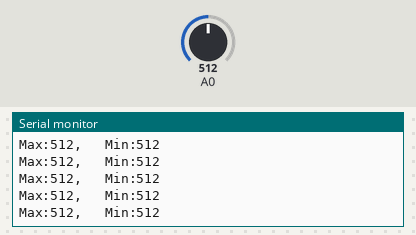
Bench run of a sketch on a simulated Arduino Uno, built with avr-gcc and run on an emulated ATmega328P. On the bench: the last lines printed to the serial monitor. The test bench sets the inputs (shaded band); at power-on: A0 = 512.

Above: at 1.2 s.
1.3 s: A0 set to 108
At 2.3 s:
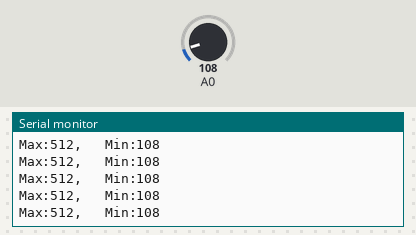
4.3 s: A0 set to 95
At 10.34 s:
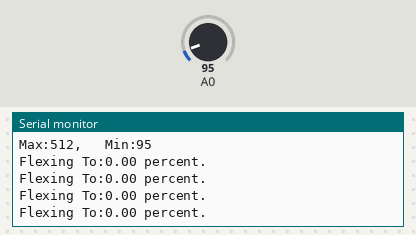
Timing chart, 0 to 11.8 s (numbered marks = the images above; inputs shaded):
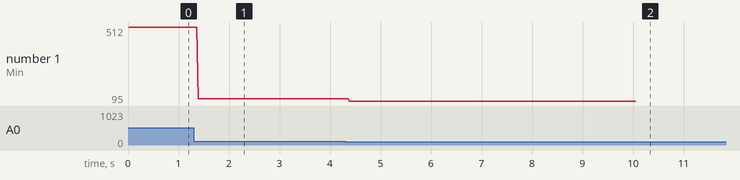

Measured:
- the behaviour switches between 100 and 99 on A0 (found by bisection; images 1 and 2)
- after the input at 1.3 s, the serial monitor: prints a new line after 0.09 s (image 1)
- after the input at 4.3 s, the serial monitor: prints a new line after 0.08 s (image 2)
- plotted number 1: 512 → 108 after the input at 1.3 s, 108 → 95 after the input at 4.3 s

The sketch:

Haptic_Glove_Test.ino
```cpp
int sensorPin[5] = {0,1,2,3,4};

int sensorMaxVal[5] = {0,0,0,0,0};

int sensorMinVal[5] = {0,0,0,0,0};

int sensorFlexVal[5] = {0,0,0,0,0};

int t0;

void setup()
{

  Serial.begin(9600);

  t0 = millis();
}

void loop()
{
  // run calibration for 10 seconds

  Serial.println("Calibrating");

  sensorMinVal[0] = analogRead(sensorPin[0]);

  while (millis() - t0 < 10000)
  {
      int readVal = analogRead(sensorPin[0]);

      if (readVal >= sensorMaxVal[0])
      {
        sensorMaxVal[0] = readVal;
      }
      else if (readVal <= sensorMinVal[0])
      {
        sensorMinVal[0] = readVal;
      }

      Serial.print("Max:");
      Serial.print(sensorMaxVal[0]);
      Serial.print(",   Min:");
      Serial.println(sensorMinVal[0]);

  }

//    Read Continuously

while (millis() - t0 > 10000)
{
  int readVal = analogRead(sensorPin[0]);

  constrain(readVal, sensorMinVal[0], sensorMaxVal[0]);

  float percent = 1.2 * abs((readVal - sensorMinVal[0]) * 100/(sensorMaxVal[0] - sensorMinVal[0]));

  Serial.print("Flexing To:");
  Serial.print(percent);
  Serial.println(" percent.");

delay(100);

}


}
```
